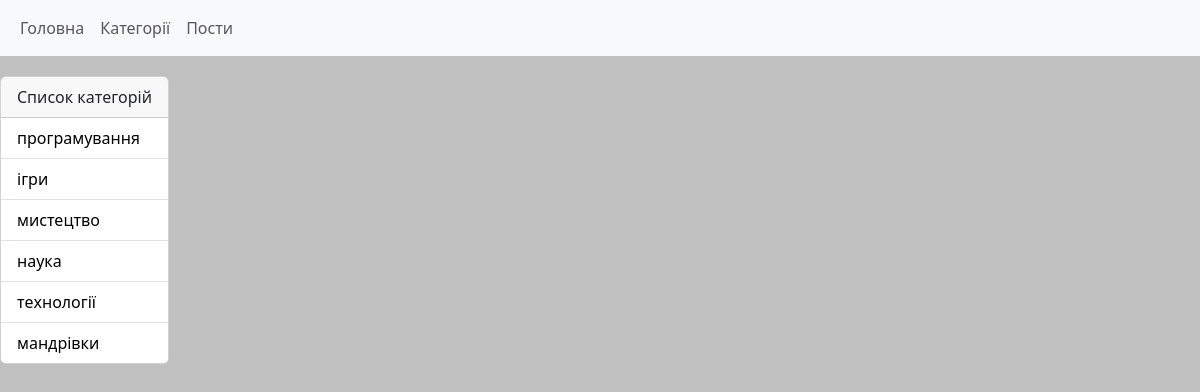
The page /categories on the database its author committed.
### tables this page shows
CREATE TABLE category (
	category_id INTEGER PRIMARY KEY AUTOINCREMENT,
	category_name TEXT
	
);

### main.py (the view)
@app.route("/categories")
def category_list():
    return render_template("category_list.html",
                            category_list=db.getCategories())

### db.py (called while the page is built)
def open():
    global conn, cursor
    conn = sqlite3.connect(db_name)
    cursor = conn.cursor()

def close():
    cursor.close()
    conn.close()

def getCategories():
    open()
    cursor.execute("SELECT * FROM category")
    res = cursor.fetchall()
    close()
    return res

### templates/category_list.html
{% extends 'base.html' %}
{% block content %}
    <div class="card card-list">
        <div class="card-header">
            Список категорій
        </div>
        <ul class="list-group list-group-flush">
            {% for c in category_list %}
                <li class="list-group-item">
                    <a href="/categories/{{c[0]}}">
                        {{c[1]}}
                    </a>
                </li>
            {%endfor%}
        </ul>
    </div>
{% endblock %}

### static/style.css (style rules this page uses)
body { background: #c0c0c0; }
.list-group-item a { text-decoration: none; color: #000000; }
.card-list { width: fit-content; margin-top: 20px; }

### rows shown on the page
category: category_name "програмування"
category: category_name "ігри"
category: category_name "мистецтво"
category: category_name "наука"
category: category_name "технології"
category: category_name "мандрівки"
